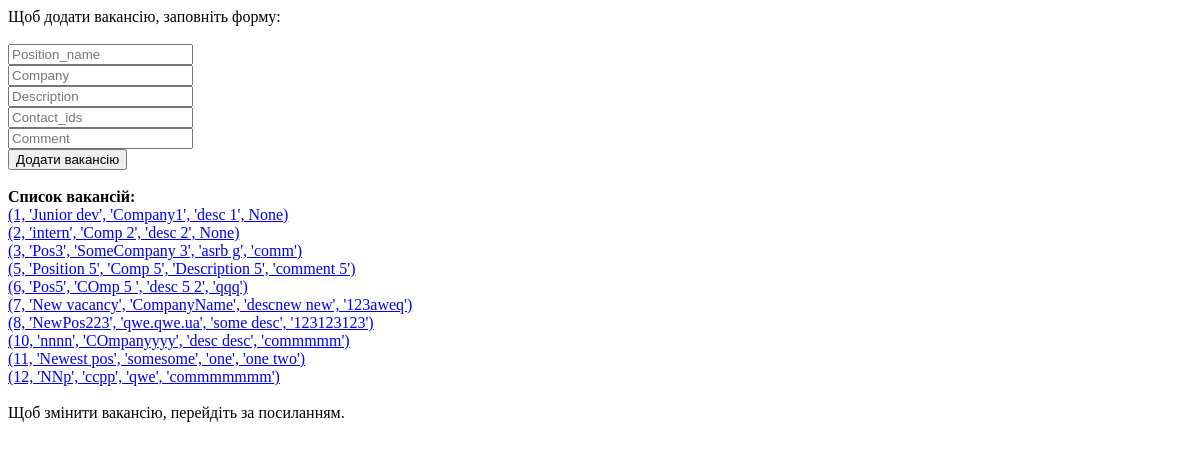
The app's page /vacancy/, older data.
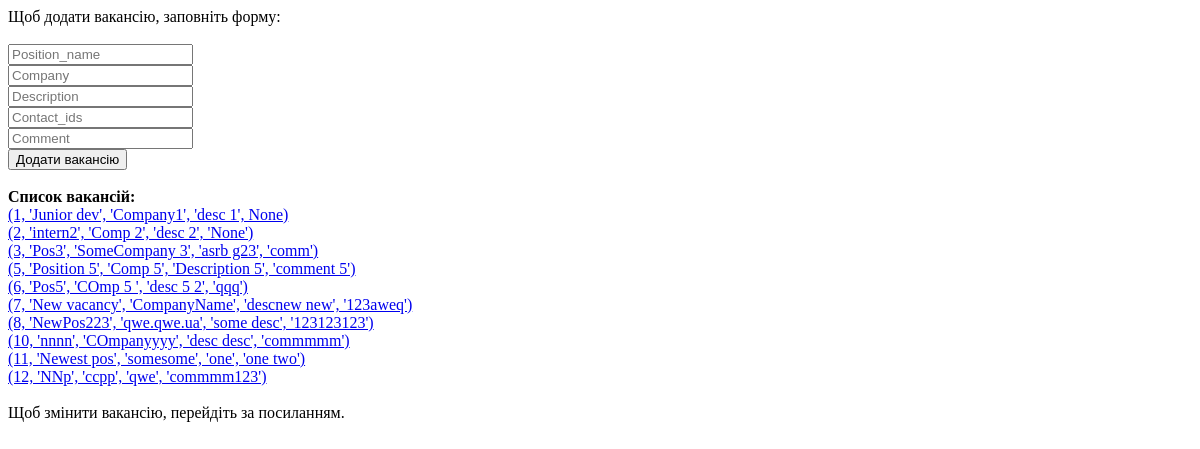
The same page, newer data.
### models.py (models this page shows, shortened)
class Vacancy(Base):
    __tablename__ = 'vacancy'
    id = Column(Integer, primary_key=True, unique=True, autoincrement=True)
    user_id = Column(Integer, ForeignKey('user.id'))
    creation_date = Column(DateTime, default=datetime.utcnow)
    company = Column(String(127), nullable=False)
    position_name = Column(String(127), nullable=False)
    description = Column(String(255), nullable=False)
    comment = Column(String(255), nullable=False)
    contact_ids = Column(String(127), nullable=False)
    status = Column(Integer, nullable=False)

### main.py (the view, shortened to what this page needs)
@app.route("/vacancy/", methods=['GET', 'POST'])
def vacancy():
    result = al_db.db_session.query(Vacancy.id, Vacancy.position_name,
                                    Vacancy.company, Vacancy.description, Vacancy.comment).all()
    return render_template('vacancy_add.html', vacancies=result)

### templates/vacancy_add.html (shortened to what this page needs)
<!DOCTYPE html>
<html lang="en">
<head>
</head>
<body>
Щоб додати вакансію, заповніть форму: <br> <br>
<form action="/vacancy/" method="POST">
    <input type="text" name="position_name" placeholder="Position_name"><br>
    <input type="text" name="company" placeholder="Company"><br>
    <input type="text" name="description" placeholder="Description"><br>
    <input type="text" name="contact_ids" placeholder="Contact_ids"><br>
    <input type="text" name="comment" placeholder="Comment"><br>
    <input type="submit" value="Додати вакансію">
</form>
<br><b>Список вакансій:</b><br>
<div>
    {% for vacancy in vacancies %}
    <a href="/vacancy/{{vacancy[0]}}/">{{vacancy}}</a>  <br>
    {% endfor %}
</div>
<br> Щоб змінити вакансію, перейдіть за посиланням.
</body>
</html>

Row changes from the older to the newer data that the page shows:
changed Vacancy (number 2 of 10 on the later page): vacancy "(2, 'intern', 'Comp 2', 'desc 2', None)" → "(2, 'intern2', 'Comp 2', 'desc 2', 'None')"
changed Vacancy (number 3 of 10 on the later page): vacancy "(3, 'Pos3', 'SomeCompany 3', 'asrb g', 'comm')" → "(3, 'Pos3', 'SomeCompany 3', 'asrb g23', 'comm')"
changed Vacancy (number 10 of 10 on the later page): vacancy "(12, 'NNp', 'ccpp', 'qwe', 'commmmmmm')" → "(12, 'NNp', 'ccpp', 'qwe', 'commmm123')"
